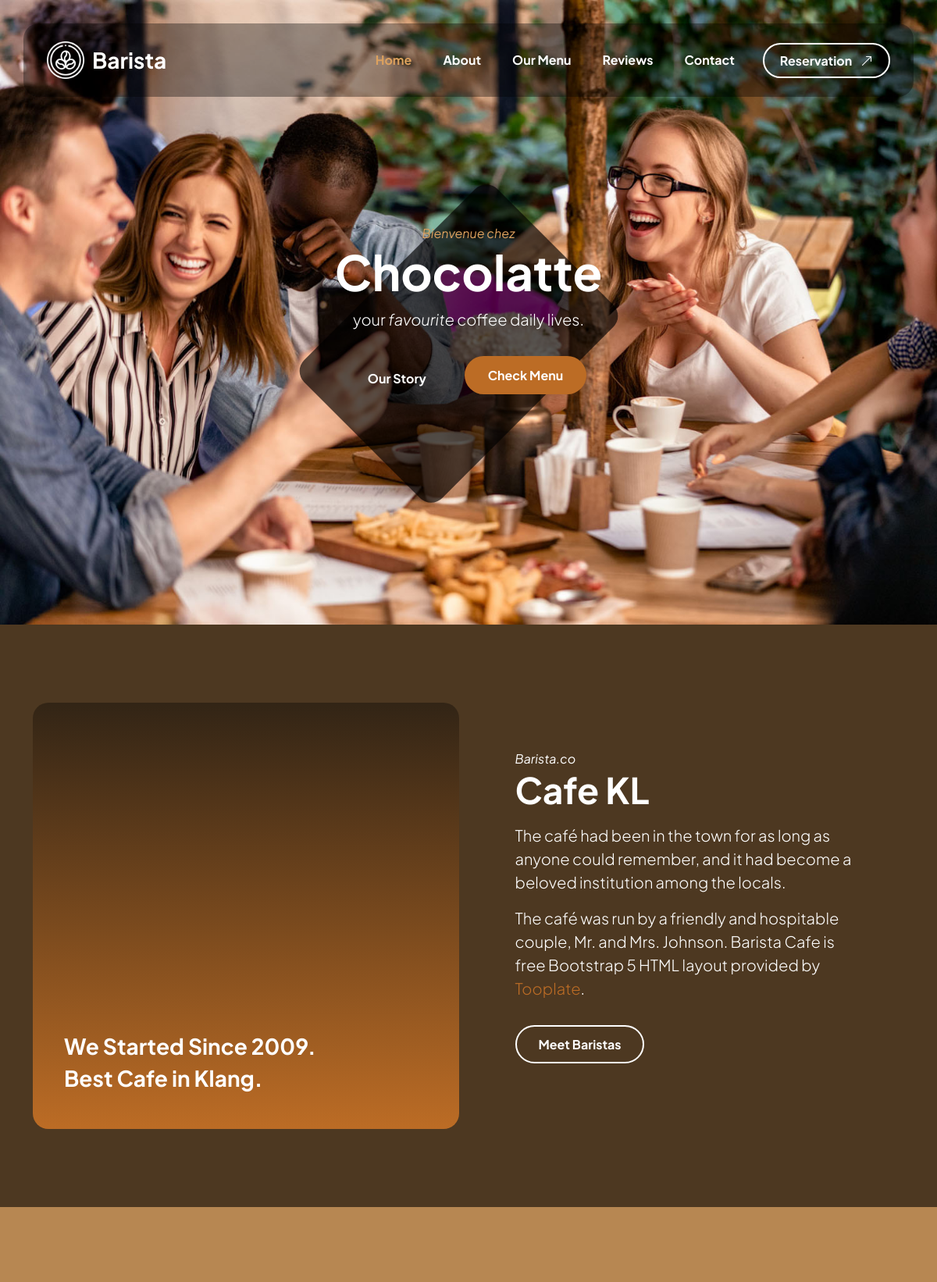
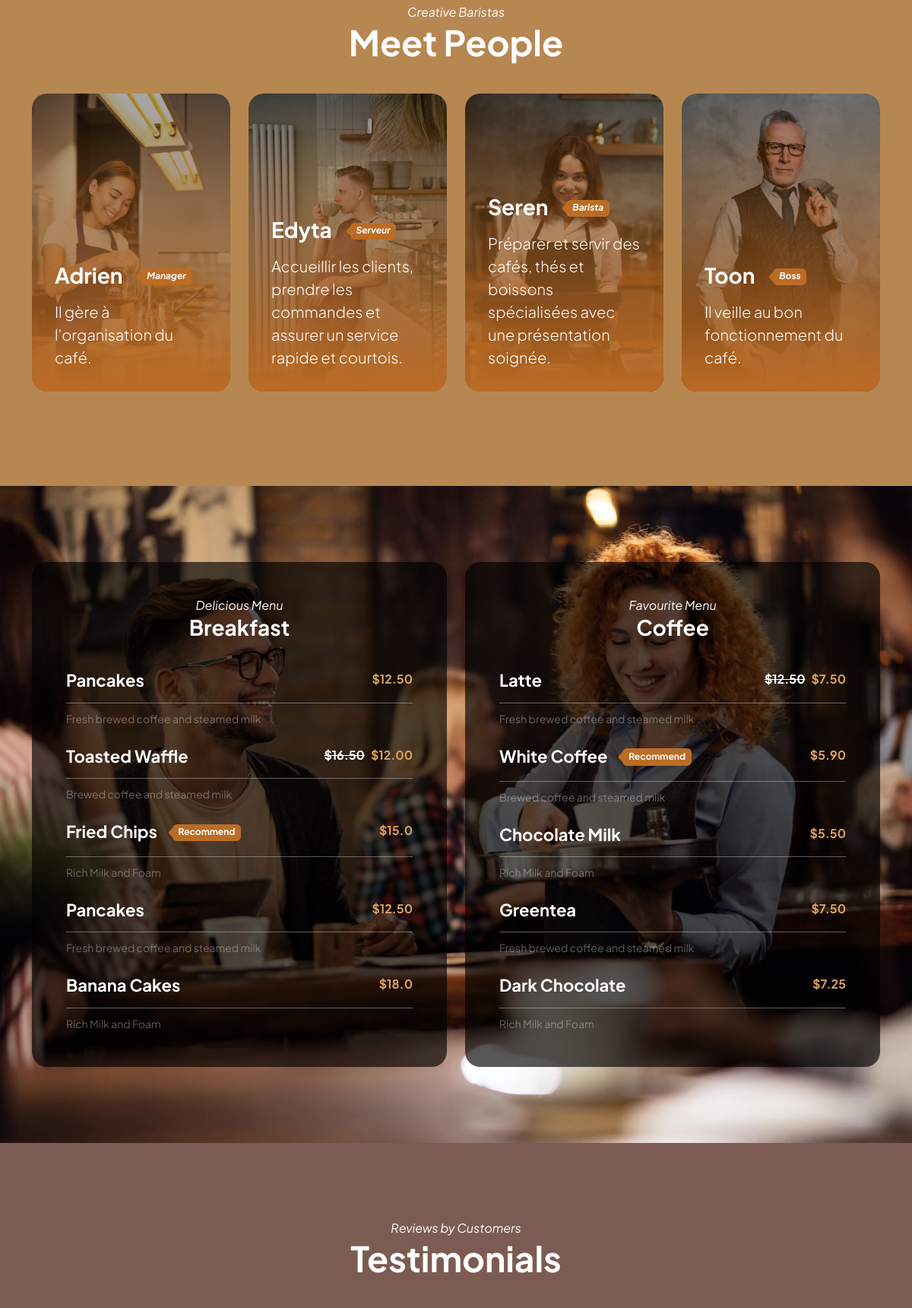
The app's page /chocolatte/index.php (upper part) with its own data (2 pictures, top to bottom).
### tables this page shows
CREATE TABLE `employees` (
  `id` int unsigned NOT NULL AUTO_INCREMENT,
  `name` varchar(255) NOT NULL,
  `job` varchar(255) DEFAULT NULL,
  `description` varchar(255) DEFAULT NULL,
  `img` varchar(255) DEFAULT NULL,
  `created_at` timestamp NOT NULL DEFAULT CURRENT_TIMESTAMP,
  `updated_at` timestamp NOT NULL DEFAULT CURRENT_TIMESTAMP,
  PRIMARY KEY (`id`)
);

### chocolatte/views/home.php (the view, shortened to what the rows shown need)
?><!doctype html>
<html lang="en">
    <head>
        <link href="css/bootstrap.min.css" rel="stylesheet">
        <link href="css/bootstrap-icons.css" rel="stylesheet">
        <link href="css/vegas.min.css" rel="stylesheet">
        <link href="css/tooplate-barista.css" rel="stylesheet">
    </head>
    <body>
            <main>
                <section class="hero-section d-flex justify-content-center align-items-center" id="section_1">
                    <div class="container">
                        <div class="row align-items-center">
                            <div class="col-lg-6 col-12 mx-auto">
                                <h1><?= $title; ?></h1>
                            </div>
                        </div>
                    </div>
                </section>
                <section class="about-section section-padding" id="section_2">
                    <div class="container">
                        <div class="row align-items-center">
                            <div class="col-lg-5 col-12 mt-4 mt-lg-0 mx-auto">
                                <h2 class="text-white mb-3">Cafe KL</h2>
                            </div>
                        </div>
                    </div>
                </section>
                <section class="barista-section section-padding section-bg" id="barista-team">
                    <div class="container">
                        <div class="row justify-content-center">
                            <div class="col-lg-12 col-12 text-center mb-4 pb-lg-2">
                                <h2 class="text-white">Meet People</h2>
                            </div>
                            <?php foreach($employees as $index => $employee): ?>
                            <div class="col-lg-3 col-md-6 col-12 mb-4">
                                <div class="team-block-wrap">
                                    <div class="team-block-info d-flex flex-column">
                                        <div class="d-flex mt-auto mb-3">
                                            <h4 class="text-white mb-0"><?= $employee->name; ?></h4>
                                            <p class="badge ms-4"><em><?= $employee->job; ?></em></p>
                                        </div>
                                        <p class="text-white mb-0"><?= $employee->description; ?></p>
                                    </div>
                                    <div class="team-block-image-wrap">
                                        <img src="<?= $employee->img; ?>" class="team-block-image img-fluid" alt="Image de <?= $employee->name; ?>">
                                    </div>
                                </div>
                            </div>
                            <?php endforeach; ?>
                        </div>
                    </div>
                </section>
                <section class="reviews-section section-padding section-bg" id="section_4">
                    <div class="container">
                        <div class="row justify-content-center">
                            <div class="col-lg-12 col-12 text-center mb-4 pb-lg-2">
                                <h2 class="text-white">Testimonials</h2>
                            </div>
                        </div>
                    </div>
                </section>
            </main>
    </body>
</html>

### records on screen
employees: name "Adrien", job "Manager", description "Il gère à l'organisation du café.", img (picture)
employees: name "Edyta", job "Serveur", description "Accueillir les clients, prendre les commandes et assurer un service rapide et courtois.", img (picture)
employees: name "Seren", job "Barista", description "Préparer et servir des cafés, thés et boissons spécialisées avec une présentation soignée.", img (picture)
employees: name "Toon", job "Boss", description "Il veille au bon fonctionnement du café.", img (picture)

### other values on screen
$welcome "Bienvenue chez"
$title "Chocolatte"
